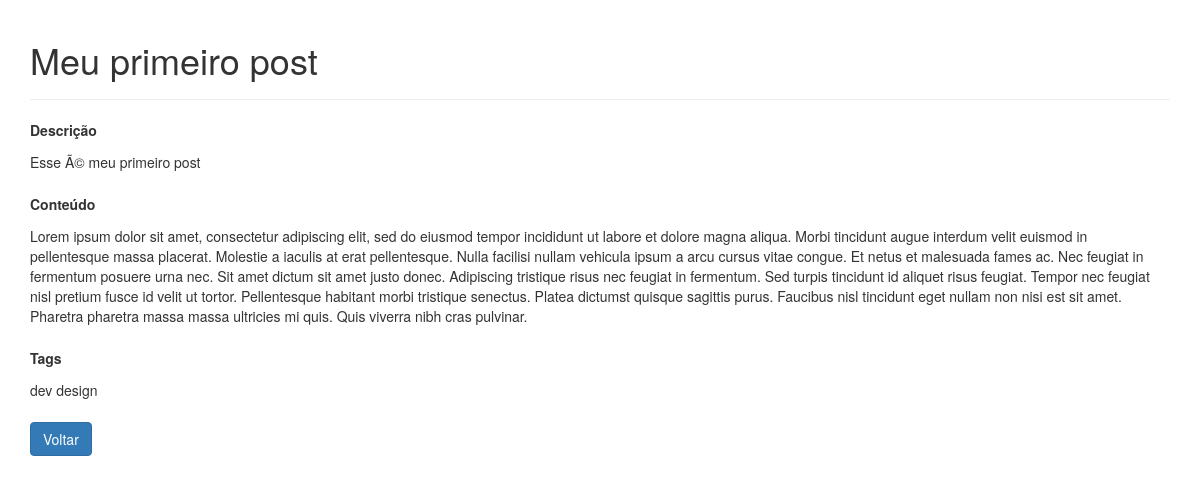
Screenshot of /read.php?id=1 with the database file from the repository.
### tables this page shows
CREATE TABLE `blog` (
  `id` int(11) NOT NULL,
  `titulo` varchar(255) NOT NULL,
  `slug` varchar(255) NOT NULL,
  `descricao` varchar(255) NOT NULL,
  `tags` varchar(255) NOT NULL,
  `conteudo` text NOT NULL
);

### read.php (the view, shortened to what this page needs)
<?php
if(isset($_GET["id"]) && !empty(trim($_GET["id"]))){
    require_once "config.php";
    $sql = "SELECT * FROM blog WHERE id = ?";
    if($stmt = mysqli_prepare($link, $sql)){
        mysqli_stmt_bind_param($stmt, "i", $param_id);
        if(mysqli_stmt_execute($stmt)){
            $result = mysqli_stmt_get_result($stmt);
            if(mysqli_num_rows($result) == 1){
                $row = mysqli_fetch_array($result, MYSQLI_ASSOC);
            } else{
                header("location: error.php");
                exit();
            }
        } else{
            echo "Ops! Algo deu errado. Tente novamente";
        }
    }
} else{
    header("location: error.php");
    exit();
}
?>
<!DOCTYPE html>
<html lang="pt-br">
<head>
    <link rel="stylesheet" href="https://maxcdn.bootstrapcdn.com/bootstrap/3.3.7/css/bootstrap.css">
</head>
<body>
        <div class="container">
            <div class="row">
                <div class="col-md-12">
                    <div class="page-header">
                        <h1><?php echo $row["titulo"]; ?></h1>
                    </div>
                    <div class="form-group">
                        <label>Descrição</label>
                        <p class="form-control-static"><?php echo $row["descricao"]; ?></p>
                    </div>
                    <div class="form-group">
                        <label>Conteúdo</label>
                        <p class="form-control-static"><?php echo $row["conteudo"]; ?></p>
                    </div>
                    <div class="form-group">
                        <label>Tags</label>
                        <p class="form-control-static"><?php echo $row["tags"]; ?></p>
                    </div>
                    <p><a href="index.php" class="btn btn-primary">Voltar</a></p>
                </div>
            </div>
        </div>
</body>
</html>

### rows the page displays
blog: titulo "Meu primeiro post", descricao "Esse Ã© meu primeiro post", conteudo "Lorem ipsum dolor sit amet, consectetur adipiscing elit, sed do eiusmod tempor incididunt ut labore et dolore magna aliqua. Morbi tincidunt augue interdum velit euismod in pellentesque massa placerat. Molestie a iaculis at erat pellentesque. Nulla facilisi nullam vehicula ipsum a arcu cursus vitae congue. Et netus et malesuada fames ac. Nec feugiat in fermentum posuere urna nec. Sit amet dictum sit amet justo donec. Adipiscing tristique risus nec feugiat in fermentum. Sed turpis tincidunt id aliquet risus feugiat. Tempor nec feugiat nisl pretium fusce id velit ut tortor. Pellentesque habitant morbi tristique senectus. Platea dictumst quisque sagittis purus. Faucibus nisl tincidunt eget…", tags "dev design"
